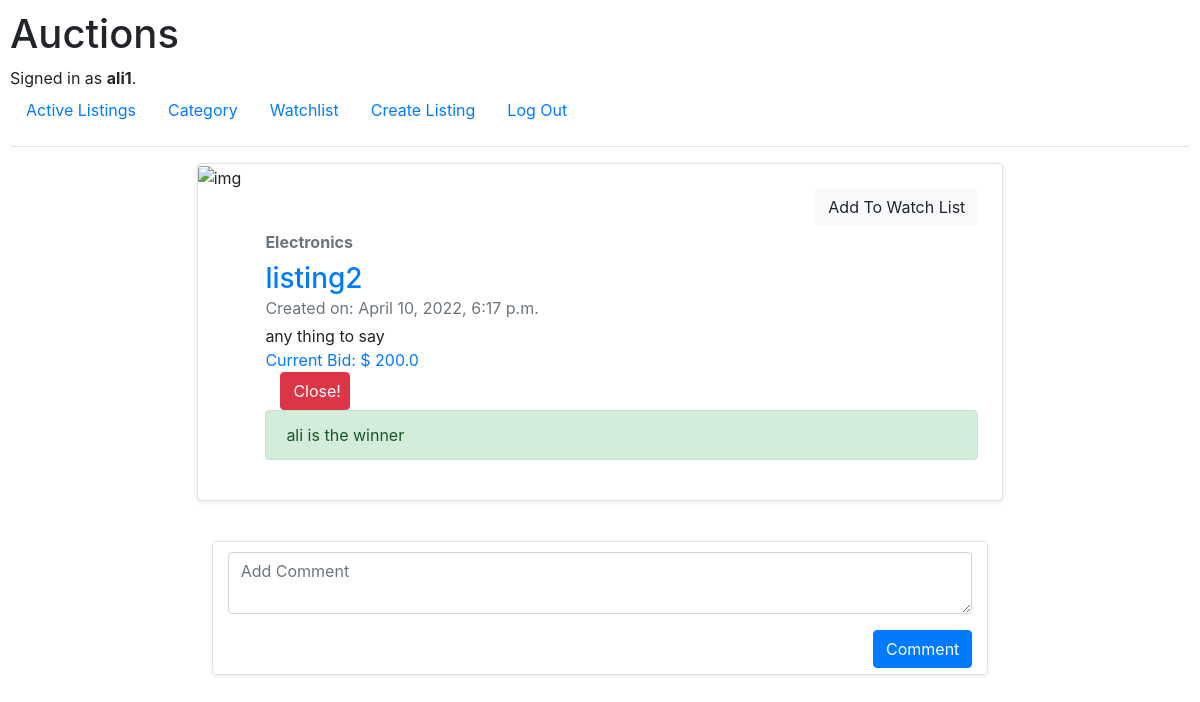
Page /Listing/2 (signed in) on the committed database.
### auctions/models.py (models this page shows, shortened)
class User(AbstractUser):
    def __str__(self):
        return f"{self.username}"

class Listing(models.Model):
    title = models.CharField(max_length=64)
    description = models.CharField(max_length=255)
    start_price = models.FloatField(validators=[MinValueValidator(0.01)])
    image_url = models.URLField(max_length=200, null=True)
    category = models.ForeignKey(Category, on_delete=models.CASCADE, null=True)
    user = models.ForeignKey(User, on_delete=models.CASCADE, related_name="listings")
    date = models.DateTimeField(auto_now_add=True)
    is_closed = models.BooleanField(default=False)
    def __str__(self):
        return f"{self.title}"

class Category(models.Model):
    category = models.CharField(null=True, max_length=64)
    def __str__(self):
        return f"{self.category}"

class Bid(models.Model):
    listing = models.ForeignKey(Listing, on_delete=models.CASCADE, related_name='bids')
    user = models.ForeignKey(User, on_delete=models.CASCADE, related_name="bids")
    bid = models.FloatField(default=0)
    date_and_time = models.DateTimeField(auto_now_add=True)

### auctions/views.py (the view, shortened to what this page needs)
# urls.py: path("Listing/<int:l_id>", views.show, name="show"),
def show(request, l_id):
    listing = Listing.objects.get(id=l_id)
    bids = Bid.objects.filter(listing=listing)
    user = request.user
    current_bid = 0
    err = ''
    my_listing = False
    if bids:
        for bid in bids:
            if bid.bid > current_bid:
                current_bid = bid.bid
    else:
        current_bid = 'No Bids Yet'
    if not user.is_anonymous:
        if listing.user == user:
            my_listing = True
        watchlist_item = Watchlist.objects.filter(
            listing=l_id,
            user=User.objects.get(id=request.user.id)
        ).first()
        if watchlist_item is not None:
            is_watched = True
        else:
            is_watched = False
    else:
        is_watched = False
    comments = Comment.objects.filter(listing=l_id)
    return render(request, "auctions/listing.html", {
        "listing": listing,
        "bids": bids,
        "current_bid": current_bid,
        "err": err,
        "my_listing": my_listing,
        "current_user": user,
        "comments": comments,
        "is_watched": is_watched,
    })

### auctions/templates/auctions/listing.html (shortened to what this page needs)
{% extends "auctions/layout.html" %}
{% block body %}
    <div class="row mb-3 ">
        <div class="col-md-8 container-fluid">
            <div class="row g-0 border rounded overflow-hidden flex-md-row mb-4 shadow-sm h-md-250 position-relative">
                <div class="col-auto d-none d-lg-block" style="padding: 0">
                    <img src="{{ listing.image_url }}" class="card-img-top" width="350" height="400" alt="img">
                </div>
                <div class="col p-4 d-flex flex-column position-static">
                    <form action="{% url 'watch' listing.id %}" method="post">
                        {% if is_watched %}
                            {% csrf_token %}
                            <div class="form-group">
                                <input class="btn mb-1 btn-danger float-right" type="submit"
                                       value="Remove From Watch List">
                            </div>
                        {% else %}
                            <div class="form-group">
                                <input class="btn mb-1 btn-light float-right" type="submit" value="Add To Watch List">
                            </div>
                        {% endif %}
                    </form>
                    <strong class="d-inline-block mb-2 text-muted">{{ listing.category }}</strong>
                    <h3 class="mb-0 text-primary">{{ listing }}</h3>
                    <div class="mb-1 text-muted">Created on: {{ listing.date }}</div>
                    <p class="card-text mb-auto">{{ listing.description }}</p>
                    {% if current_bid == 'No Bids Yet' %}
                        <p class="card-text mb-auto text-primary">Starting Price: {{ listing.start_price }}</p>
                    {% else %}
                        <p class="card-text mb-auto text-primary">Current Bid: $ {{ current_bid }}</p>
                    {% endif %}
                    {% if my_listing == False %}
                        <form action="{% url 'show' listing.id %}" method="post" class="form-group col p-4 d-flex">
                            {% csrf_token %}
                            <input autofocus class="form-control" style="width: 150px" step="0.01" type="number"
                                   name="bid_price"
                                   placeholder="Place Bid">
                            <input autofocus class="btn mb-1 btn-primary"
                                   style="width: 70px; height: 40px; margin-left: 15px"
                                   type="submit" value="Bid!">
                        </form>
                        {% if listing.is_closed == True %}
                            {% for bid in bids %}
                                {% if bid.bid == current_bid and bid.user == current_user %}
                                    <div class="alert alert-success" role="alert">
                                        Congrats!!! you won this auction yehoooooo
                                    </div>
                                {% endif %}
                            {% endfor %}
                        {% endif %}
                    {% else %}
                        <form action="{% url 'close' listing.id %}" method="post">
                            <input autofocus class="btn btn-danger" style="width: 70px; margin-left: 15px"
                                   type="submit" value="Close!">
                        </form>
                        {% if listing.is_closed == True %}
                            {% for bid in bids %}
                                {% if bid.bid == current_bid %}
                                    <div class="alert alert-success" role="alert">
                                        {{ bid.user.username }} is the winner
                                    </div>
                                {% endif %}
                            {% endfor %}
                        {% endif %}
                    {% endif %}
                </div>
            </div>
        </div>
    </div>
    <div class="row mb-3 ">
        <div class="col-md-8 container-fluid">
            <div class="col g-0 border rounded overflow-hidden flex-md-row mb-6 shadow-sm h-md-250 position-relative">
                <form action="{% url 'comment' listing.id %}" method="post" style="margin-bottom: 60px">
                    <div class="form-group">
                        <textarea class="form-control" rows="2" style="margin-top: 10px" name="comment"
                                  placeholder="Add Comment"></textarea>
                    </div>
                    <div class="form-group">
                        <input class="btn mb-1 btn-primary float-right" type="submit" value="Comment">
                    </div>
                </form>
            </div>
        </div>
    </div>
{% endblock %}

### auctions/templates/auctions/layout.html (shortened to what this page needs)
{% load static %}
<!DOCTYPE html>
<html lang="en">
<head>
    <link rel="stylesheet" href="https://stackpath.bootstrapcdn.com/bootstrap/4.4.1/css/bootstrap.min.css"
>
    <link href="{% static 'auctions/styles.css' %}" rel="stylesheet">
</head>
<body>
<h1>Auctions</h1>
<div>
    {% if user.is_authenticated %}
        Signed in as <strong>{{ user.username }}</strong>.
    {% else %}
        Not signed in.
    {% endif %}
</div>
<ul class="nav">
    <li class="nav-item">
        <a class="nav-link" href="{% url 'index' %}">Active Listings</a>
    </li>
    {% if user.is_authenticated %}
        <li class="nav-item">
            <a class="nav-link" href="{% url 'category' %}">Category</a>
        </li>
        <li class="nav-item">
            <a class="nav-link" href="{% url 'watchlist' %}">Watchlist</a>
        </li>
        <li class="nav-item">
            <a class="nav-link" href="{% url 'create' %}">Create Listing</a>
        </li>
        <li class="nav-item">
            <a class="nav-link" href="{% url 'logout' %}">Log Out</a>
        </li>
    {% endif %}
</ul>
<hr>
{% block body %}
{% endblock %}
</body>
</html>

### auctions/static/auctions/styles.css (style rules this page uses)
body { padding: 10px; }

### rows in the picture
User: username "ali1"
Listing: category "Electronics", title "listing2", date "April 10, 2022, 6:17 p.m.", description "any thing to say"
Bid: bid "200.0", user.username "ali"
